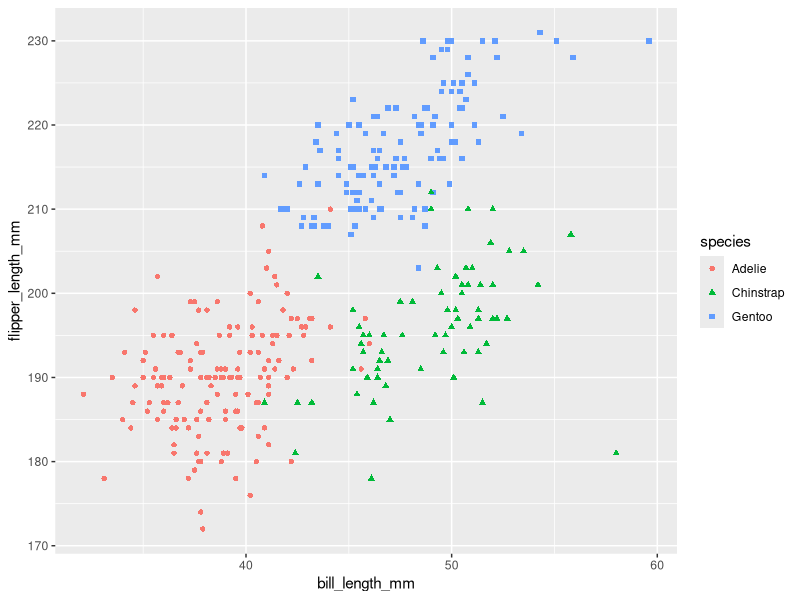

Recreate this plot in R.
## ---- chunk 1
library(tidyverse)
## ---- chunk 2
mg_dataf = 
  tibble(
    samp = rnorm(10),
    vec_logical = as.logical(samp > 0),
    vec_char = c("Hello", "world", "I", "am", "Maria", "and", "Frankie", "is","my", "pug"),
    factor_vec = factor(c("noun", "noun", "noun", "verb", "noun", "noun", "noun", "verb", "adj", "noun"))
  )
## ---- chunk 3
mean(pull(mg_dataf, samp))
mean(pull(mg_dataf, vec_logical))
mean(pull(mg_dataf, vec_char))
mean(pull(mg_dataf, factor_vec))
## ---- chunk 4
as.numeric(pull(mg_dataf, vec_logical))*(pull(mg_dataf, samp))
as.factor(pull(mg_dataf, vec_logical))*(pull(mg_dataf, samp))
as.numeric(as.factor(pull(mg_dataf, vec_logical)))*(pull(mg_dataf, samp))
## ---- chunk 5
data("penguins", package = "palmerpenguins")

## ---- chunk 6
ggplot(data = penguins, 
                       aes(x = bill_length_mm,
                           y = flipper_length_mm)) +
  geom_point(aes(color = species, 
                 shape = species)
  )

